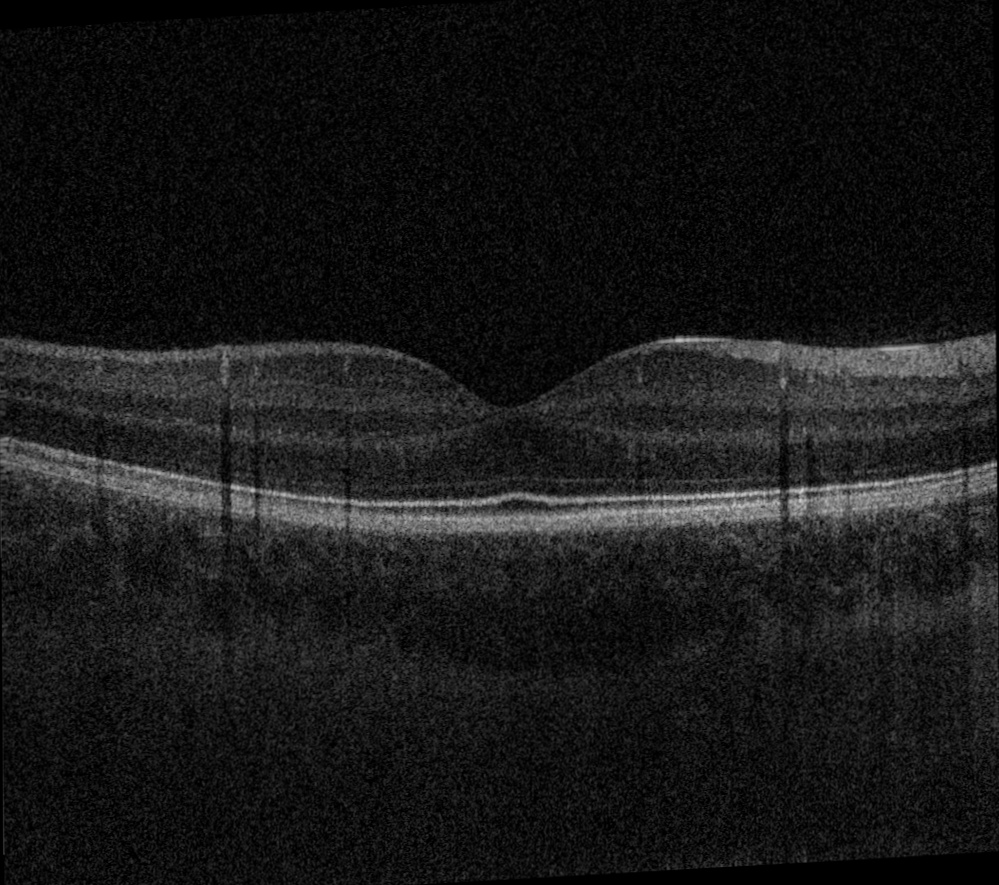
#> input picture CamoWorms/images/original.png, 999 x 885 px; the run also reads 1 picture not shown here
$ jupyter execute Performance_metrics.ipynb   (older library calls are emulated)
#> lines starting #> are read from the running program, lines starting #| are printed output that depends on the picture; long printed decimals are rounded
#> in crop, `h, w = np.shape(image)`: h = 885; w = 999
#| original (240, 720) (210, 0, 49.3, 34.8)
#> in crop, `h, w = np.shape(image)`: h = 885; w = 999
#> in crop, `return image[max(mask[0],0):min(mask[1],h), max(mask[2],0):min(mask[3]..`:
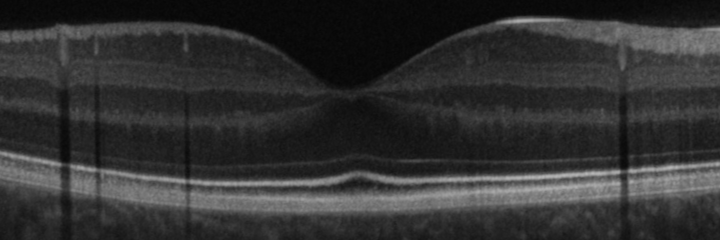
#> returned value: shape (240, 720); min 5, max 182, mean 49.4
#> in prep_image, `image = np.flipud(crop(iio.imread(imdir+'/'+imname+".png"), mask))`:
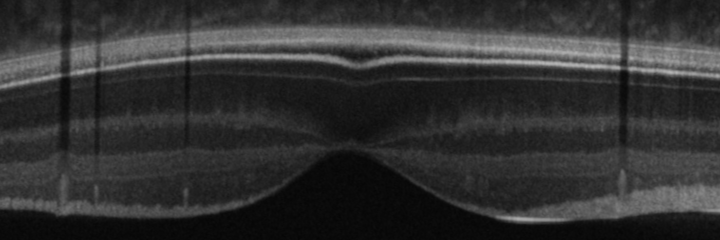
#> image: shape (240, 720); min 5, max 182, mean 49.4
#| averaged (240, 720) (182, 5, 49.4, 32.4)
[cell 1]
from skimage import data, img_as_float
from skimage.metrics import structural_similarity as ssim
from skimage.metrics import mean_squared_error
import cv2
import statistics
import matplotlib.pyplot as plt
import numpy as np

[cell 2]
def performance_metrics(image,GT):
    # Convert pixel values to floating point
    image = img_as_float(image)
    GT = img_as_float(GT)

    # Show images
    fig, axes = plt.subplots(nrows=1, ncols=2, figsize=(15, 7))
    ax = axes.ravel()

    ax[0].imshow(image, cmap=plt.cm.gray)
    ax[0].invert_yaxis()
    ax[1].imshow(GT, cmap=plt.cm.gray)
    ax[1].invert_yaxis()

    # Statistics for histogram
    mode_image = statistics.mode(image.flatten())
#> mode_image = 0.153
    mode_GT = statistics.mode(GT.flatten())
#> mode_GT = 0.0392

    # Plot histrogram
    fig, axes = plt.subplots(nrows=1, ncols=2, figsize=(12, 4))
    ax = axes.ravel()

    ax[0].hist(image.flatten(), 255)
    mode_ = ax[0].vlines(mode_image,0,np.sum(image == mode_image),colors='red')
    median_ = ax[0].vlines(statistics.median(image.flatten()),0,np.sum(image == mode_image),colors='black')
    mean_ = ax[0].vlines(statistics.mean(image.flatten()),0,np.sum(image == mode_image),colors='yellow')
    ax[0].set_title('Pixel values for noisy image')
    ax[1].hist(GT.flatten(), 255)
    ax[1].vlines(mode_GT,0,np.sum(GT == mode_GT),colors='red')
    ax[1].vlines(statistics.median(GT.flatten()),0,np.sum(GT == mode_GT),colors='black')
    ax[1].vlines(statistics.mean(GT.flatten()),0,np.sum(GT == mode_GT),colors='yellow')
    ax[1].set_title('Pixel values for denoised image')
    plt.legend([mode_, median_, mean_],["Mode", "Median", "Mean"])
    plt.show()
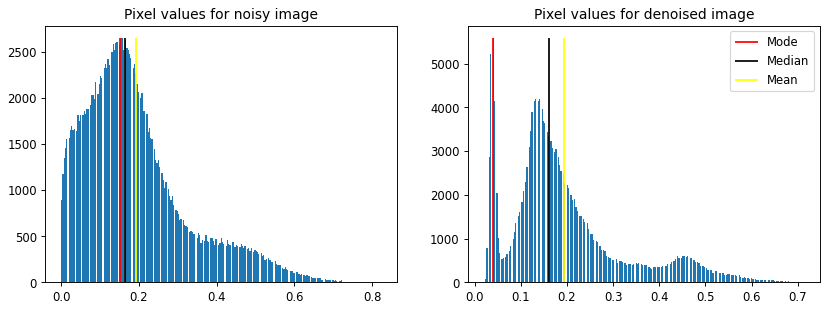
#> figure drawn by matplotlib, 2 panels; panel 1: tallest bar 2652 high, from x = 0.152 to 0.155; panel 2: tallest bar 5590 high, from x = 0.0387 to 0.0414

    # Edge sharpness with Sobel
    # create convolved images
    ksize = -1
    gX1 = cv2.Sobel(image, ddepth=cv2.CV_16S, dx=1, dy=0, ksize=ksize)
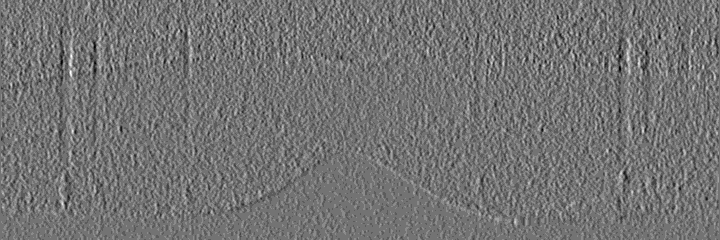
#> gX1: shape (240, 720) int16; min -5, max 6, mean 0.00102; drawn with min black and max white
    gY1 = cv2.Sobel(image, ddepth=cv2.CV_16S, dx=0, dy=1, ksize=ksize)
    gX2 = cv2.Sobel(GT, ddepth=cv2.CV_16S, dx=1, dy=0, ksize=ksize)
    gY2 = cv2.Sobel(GT, ddepth=cv2.CV_16S, dx=0, dy=1, ksize=ksize)

    # convert to unsigned integers
    gX1 = cv2.convertScaleAbs(gX1)
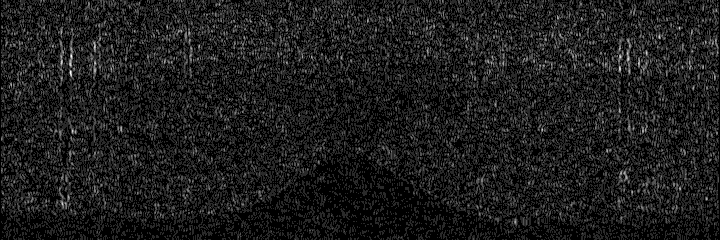
#> gX1: shape (240, 720); min 0, max 6, mean 0.673; drawn with min black and max white
    gY1 = cv2.convertScaleAbs(gY1)
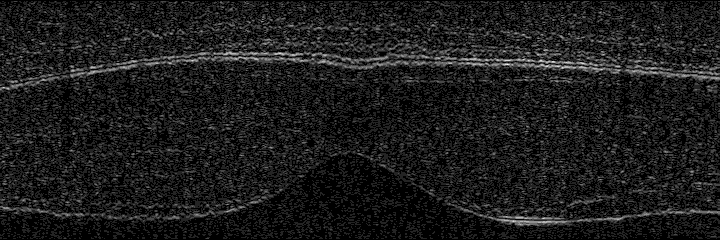
#> gY1: shape (240, 720); min 0, max 7, mean 0.76; drawn with min black and max white
    gX2 = cv2.convertScaleAbs(gX2)
    gY2 = cv2.convertScaleAbs(gY2)

    # combine convolved images
    combined1 = cv2.addWeighted(gX1, 0.5, gY1, 0.5, 0)
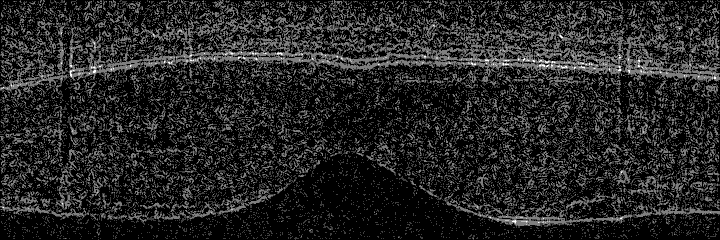
#> combined1: shape (240, 720); min 0, max 4, mean 0.576; drawn with min black and max white
    combined2 = cv2.addWeighted(gX2, 0.5, gY2, 0.5, 0)
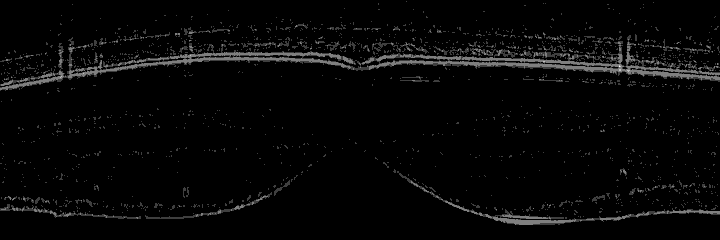
#> combined2: shape (240, 720); min 0, max 4, mean 0.113; drawn with min black and max white

    # plot
    fig, ax = plt.subplots(3,2,figsize=(12, 6))

    ax[0][0].imshow(gX1,cmap=plt.cm.gray)
    ax[0][0].invert_yaxis()
    ax[0][0].set_title('Noisy image \nVertical edge detection',size=10)
    ax[1][0].imshow(gY1,cmap=plt.cm.gray)
    ax[1][0].invert_yaxis()
    ax[1][0].set_title('Horizontal edge detection',size=10)
    ax[2][0].imshow(combined1,cmap=plt.cm.gray)
    ax[2][0].invert_yaxis()
    ax[2][0].set_title('Combined edge detection',size=10)
    ax[0][1].imshow(gX2,cmap=plt.cm.gray)
    ax[0][1].invert_yaxis()
    ax[0][1].set_title('Denoised image \nVertical edge detection',size=10)
    ax[1][1].imshow(gY2,cmap=plt.cm.gray)
    ax[1][1].invert_yaxis()
    ax[1][1].set_title('Horizontal edge detection',size=10)
    ax[2][1].imshow(combined2,cmap=plt.cm.gray)
    ax[2][1].invert_yaxis()
    ax[2][1].set_title('Combined edge detection',size=10)
    fig.subplots_adjust(hspace=0.5)

    # Calculate standard deviation of pixel values
    std_image = np.std(image)
#> std_image = 0.136
    std_GT = np.std(GT)
#> std_GT = 0.127

    # Calculate mean squared error
    MSE = mean_squared_error(image, GT)
#> MSE = 0.00283
    # Calculate structural similarity index
    SSIM = ssim(image, GT,data_range=1)
#> SSIM = 0.482

    # Calculate the Laplacian variance
    laplacian = cv2.Laplacian(image, cv2.CV_64F)
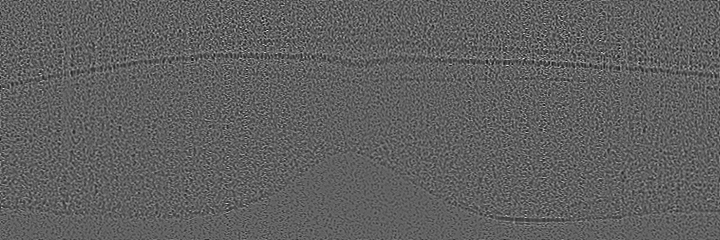
#> laplacian: shape (240, 720) float64; min -0.38, max 0.627, mean 7.13e-06; drawn with min black and max white
    var_laplacian_image = np.var(laplacian)
#> var_laplacian_image = 0.00619
    laplacian = cv2.Laplacian(GT, cv2.CV_64F)
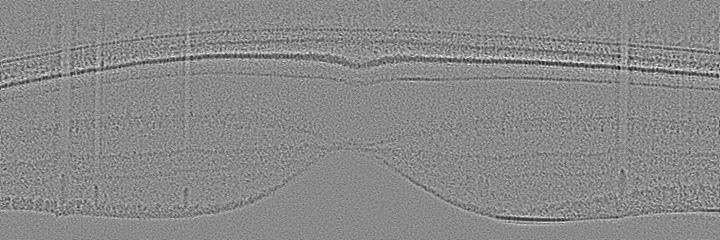
#> laplacian: shape (240, 720) float64; min -0.18, max 0.153, mean 9.6e-06; drawn with min black and max white
    var_laplacian_GT = np.var(laplacian)
#> var_laplacian_GT = 0.000589

    print('Mean square error between noisy image and denoised image:',MSE)
#| Mean square error between noisy image and denoised image: 0.00283
    print('Structural similarity index between noisy image and denoised image', SSIM)
#| Structural similarity index between noisy image and denoised image 0.4822
    print('-'*130)
    print('Standard deviation of pixel values in noisy image:',std_image)
#| Standard deviation of pixel values in noisy image: 0.1363
    print('Standard deviation of pixel values in denoised image:',std_GT)
#| Standard deviation of pixel values in denoised image: 0.127
    print('-'*130)
    print('Variance of Laplacian of noisy image',var_laplacian_image)
#| Variance of Laplacian of noisy image 0.006193
    print('Variance of Laplacian of denoised image',var_laplacian_GT)
#| Variance of Laplacian of denoised image 0.0005889

[cell 3]
import imageio.v3 as iio

# Global variables

IMAGE_DIR = 'images'
IMAGE_NAME='original'
MASK = [320, 560, 160, 880] # ymin ymax xmin xmax

# Read, crop and display image and stats

def crop (image, mask):
    h, w = np.shape(image)
    return image[max(mask[0],0):min(mask[1],h), max(mask[2],0):min(mask[3],w)]

def prep_image (imdir, imname, mask):
    print("Image name (shape) (intensity max, min, mean, std)\n")
    image = np.flipud(crop(iio.imread(imdir+'/'+imname+".png"), mask))
    print("{} {} ({}, {}, {}, {})".format(imname, np.shape(image), np.max(image), np.min(image), round(np.mean(image),1), round(np.std(image),1)))
    plt.imshow(image, vmin=0, vmax=255, cmap='gray', origin='lower') # use vmin and vmax to stop imshow from scaling
    plt.show()
    return image

image = prep_image(IMAGE_DIR, IMAGE_NAME, MASK)

[cell 4]
# Global variables

IMAGE_DIR = 'images'
IMAGE_NAME='averaged'
MASK = [320, 560, 160, 880] # ymin ymax xmin xmax

# Read, crop and display image and stats

def crop (image, mask):
    h, w = np.shape(image)
    return image[max(mask[0],0):min(mask[1],h), max(mask[2],0):min(mask[3],w)]

def prep_image (imdir, imname, mask):
    print("Image name (shape) (intensity max, min, mean, std)\n")
    image = np.flipud(crop(iio.imread(imdir+'/'+imname+".png"), mask))
    print("{} {} ({}, {}, {}, {})".format(imname, np.shape(image), np.max(image), np.min(image), round(np.mean(image),1), round(np.std(image),1)))
    plt.imshow(image, vmin=0, vmax=255, cmap='gray', origin='lower') # use vmin and vmax to stop imshow from scaling
    plt.show()
    return image

GT = prep_image(IMAGE_DIR, IMAGE_NAME, MASK)

[cell 5]
performance_metrics(image,GT)
